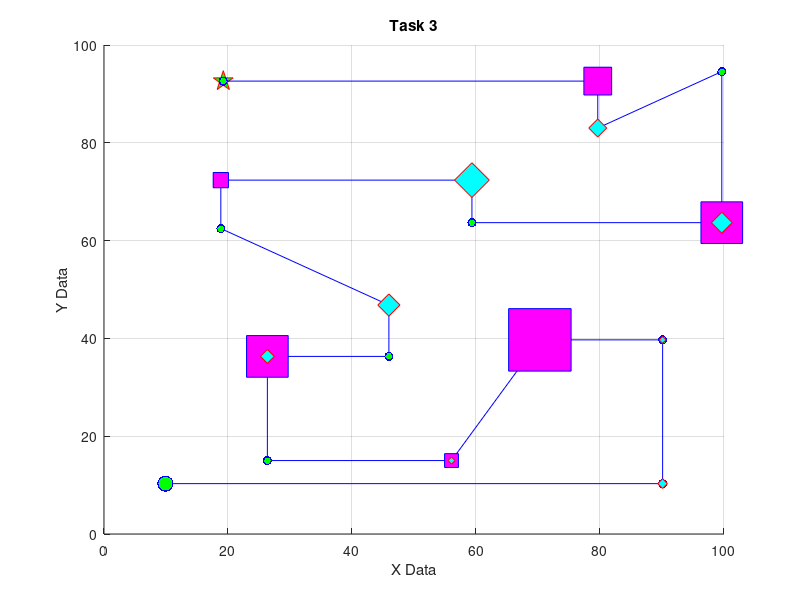

MATLAB code to generate this figure:
%Ethan Newman - Project 3 Part 3
%Tristan Hill - Tennessee Technological University
%10 November 2017
clear variables;clc
i=1;
Xdat=zeros(1,17);
Ydat=zeros(1,17);
fid=fopen('hw3_task3.txt','r');
K=fscanf(fid,'%f',4)
while i<=17;
    Xdat(i)=fscanf(fid,'%f',1);
    Ydat(i)=fscanf(fid,'%f',1);
    dia(i)=fscanf(fid,'%f',1);
    square(i)=fscanf(fid,'%f',1);
    i=i+1;
end
fclose(fid);
title('Task 3')
xlabel('X Data')
ylabel('Y Data')
deg_clock=[60 30 0 330 300 270 240 210 180 150 120 90];
i=1;
a=zeros(1,17);
while i<=17
    a=Ydat(i);
    Ydat(i)=deg_clock(a);
    i=i+1;
end
x=zeros(1,17);
y=zeros(1,17);
i=1;
while i<=17
    x(i)=(Xdat(i)*cosd(Ydat(i)));
    y(i)=(Xdat(i)*sind(Ydat(i)));
    i=i+1;
end
X=9.9;
Fx=zeros(1,17);
Y=10.3;
Fy=zeros(1,17);
i=1;
while i<=17
    X=X+x(i);
    Y=Y+y(i);
    Fx(i)=X;
    Fy(i)=Y;
    i=i+1;
end
hold on;grid on
plot(Fx(17),Fy(17),'pg','markersize',15,'markerfacecolor','g','markeredgecolor','r')
plot([K(1) Fx(1)], [K(2) Fy(1)],'b-')
plot(K(1),K(2),'b.','markersize',35)
plot(K(1),K(2),'g.','markersize',30)
plot(Fx,Fy,'b.-','markersize',20)
plot(Fx,Fy,'g.','markersize',15)
xlim([0 100])
ylim([0 100])
hold on
plot(Fx(1),Fy(1),'cd','markersize',7,'markerfacecolor','c','markeredgecolor','r')
plot(Fx(2),Fy(2),'cd','markersize',5,'markerfacecolor','c','markeredgecolor','r')
plot(Fx(8),Fy(8),'cd','markersize',16,'markerfacecolor','c','markeredgecolor','r')
plot(Fx(11),Fy(11),'cd','markersize',25,'markerfacecolor','c','markeredgecolor','r')
plot(Fx(15),Fy(15),'cd','markersize',13,'markerfacecolor','c','markeredgecolor','r')
plot(Fx(3),Fy(3),'ms','markersize',45,'markerfacecolor','m','markeredgecolor','b')
plot(Fx(4),Fy(4),'ms','markersize',10,'markerfacecolor','m','markeredgecolor','b')
plot(Fx(6),Fy(6),'ms','markersize',30,'markerfacecolor','m','markeredgecolor','b')
plot(Fx(10),Fy(10),'ms','markersize',11,'markerfacecolor','m','markeredgecolor','b')
plot(Fx(13),Fy(13),'ms','markersize',30,'markerfacecolor','m','markeredgecolor','b')
plot(Fx(16),Fy(16),'ms','markersize',20,'markerfacecolor','m','markeredgecolor','b')
plot(Fx(6),Fy(6),'cd','markersize',10,'markerfacecolor','c','markeredgecolor','r')
plot(Fx(4),Fy(4),'cd','markersize',5,'markerfacecolor','c','markeredgecolor','r')
plot(Fx(13),Fy(13),'cd','markersize',15,'markerfacecolor','c','markeredgecolor','r')